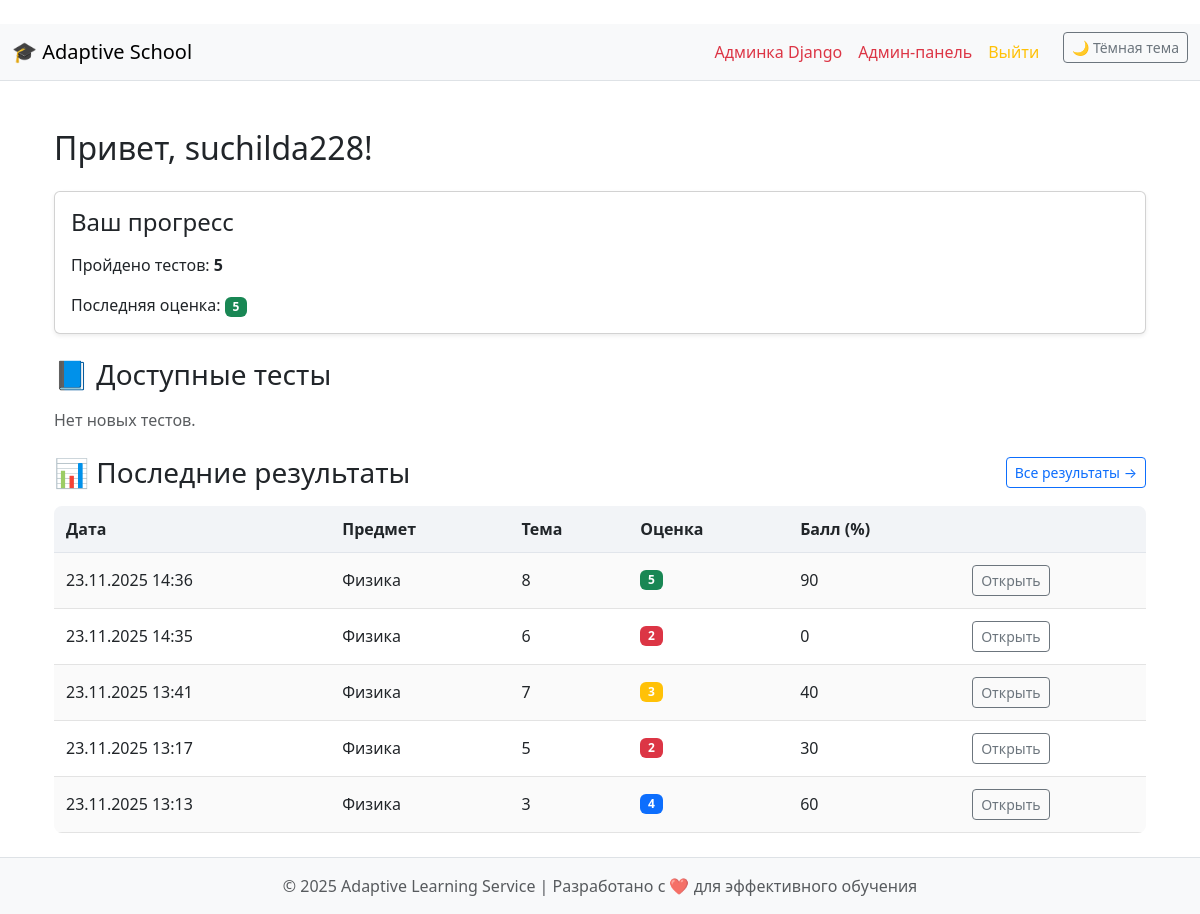
Screenshot of / (signed in) with the database file from the repository.
### school/models.py (models this page shows, shortened)
class Student(models.Model):
    user = models.OneToOneField(User, on_delete=models.CASCADE)
    name = models.CharField(max_length=100)
    surname = models.CharField(max_length=100)
    patronymic = models.CharField(max_length=100, blank=True)
    class Meta:
        verbose_name = "Ученик"
        verbose_name_plural = "Ученики"

class TestResult(models.Model):
    student = models.ForeignKey(Student, on_delete=models.CASCADE)
    test = models.ForeignKey(Test, on_delete=models.CASCADE)
    assigned_topic = models.ForeignKey('AssignedTopic', on_delete=models.SET_NULL, null=True, blank=True)
    score = models.IntegerField()
    grade = models.IntegerField()
    completed_at = models.DateTimeField(auto_now_add=True)
    class Meta:
        verbose_name = "Результат теста"
        verbose_name_plural = "Результаты тестов"

class Test(models.Model):
    lesson = models.ForeignKey(Lesson, on_delete=models.CASCADE, related_name="tests")
    assigned_topic = models.ForeignKey('AssignedTopic', on_delete=models.SET_NULL, null=True, blank=True)
    topic = models.ForeignKey(Topic, on_delete=models.CASCADE, null=True, blank=True)
    title = models.CharField(max_length=150)
    date_available = models.DateField()
    questions = models.ManyToManyField(Question, blank=True)
    maximin_questions = models.IntegerField(default=0)
    class Meta:
        verbose_name = "Тест"
        verbose_name_plural = "Тесты"

class Lesson(models.Model):
    subject = models.ForeignKey(Subject, on_delete=models.CASCADE, related_name="lessons")
    topics = models.ManyToManyField('Topic', blank=True, related_name="lessons")
    title = models.CharField(max_length=100)
    date = models.DateField()
    class Meta:
        verbose_name = "Урок"
        verbose_name_plural = "Уроки"

class Subject(models.Model):
    name = models.CharField(max_length=100)
    topics = models.ManyToManyField('Topic', blank=True, related_name="subjects")
    class Meta:
        verbose_name = "Предмет"
        verbose_name_plural = "Предметы"

class AssignedTopic(models.Model):
    title = models.CharField(max_length=150, blank=True)
    school_class = models.ForeignKey(SchoolClass, on_delete=models.CASCADE, related_name="assigned_topics")
    topic = models.ForeignKey(Topic, on_delete=models.CASCADE, related_name="assigned_to_classes")
    assigned_by = models.ForeignKey(Teacher, on_delete=models.CASCADE, related_name="given_topics")
    date_assigned = models.DateTimeField(auto_now_add=True)
    is_active = models.BooleanField(default=True)
    question_count = models.IntegerField(default=0)
    class Meta:
        verbose_name = "Назначенная тема"
        verbose_name_plural = "Назначенные темы"

### school/views.py (the view, shortened to what this page needs)
# urls.py: path("", views.index, name="index"),
@login_required
def index(request):
    user = request.user
    if hasattr(user, 'teacher'):
        teacher = user.teacher
        classes = teacher.classes.all()
        subjects = teacher.subjects.all()
        students = Student.objects.filter(classes__in=classes).distinct()
        stats = []
        for s in students:
            results = TestResult.objects.filter(student=s)
            avg_grade = round(sum(r.grade for r in results) / len(results), 2) if results else None
            stats.append({
                "student": s,
                "results": results,
                "avg_grade": avg_grade,
            })
        return render(request, "teacher_dashboard.html", {
            "teacher": teacher,
            "classes": classes,
            "subjects": subjects,
            "stats": stats,
        })
    elif hasattr(user, 'student'):
        student = user.student
        classes = student.classes.all()
        assigned_topics = AssignedTopic.objects.filter(
            school_class__in=classes,
            is_active=True
        ).distinct()
        results = TestResult.objects.filter(
            student=student
        ).select_related("assigned_topic").order_by("-completed_at")
        finished_ids = set(results.values_list("assigned_topic_id", flat=True))
        adaptive_tests = request.session.get("adaptive_tests", {})
        unfinished_tests = []
        unfinished_ids = {u.id for u in unfinished_tests}
        available_tests = assigned_topics.exclude(id__in=finished_ids | unfinished_ids)
        last_result = results.first() if results else None
        results = results.order_by("-completed_at")[:5]
        return render(request, "index.html", {
            "results": results,
            "unfinished_tests": unfinished_tests,
            "available_tests": available_tests,
            "last_result": last_result,
        })
    else:
        return render(request, "index.html", {
            "available_tests": [],
            "results": []
        })

### templates/index.html (shortened to what this page needs)
﻿{% extends "base.html" %}
{% block content %}
  <div class="container mt-4">
    <h2 class="mb-4">Привет, {{ request.user.student.name }}!</h2>
    <div class="card mb-4 shadow-sm">
      <div class="card-body">
        <h4 class="card-title mb-3">Ваш прогресс</h4>
        <p>Пройдено тестов: <b>{{ results|length }}</b></p>
        {% if results %}
          {% if last_result %}
            <p class="mb-0">Последняя оценка:
              <span class="badge
                          {% if last_result.grade == 5 %}bg-success
                          {% elif last_result.grade == 4 %}bg-primary
                          {% elif last_result.grade == 3 %}bg-warning
                          {% else %}bg-danger{% endif %}
                      ">{{ last_result.grade }}</span>
            </p>
          {% endif %}
        {% endif %}
      </div>
    </div>
    <h3 class="mt-4 mb-3">📘 Доступные тесты</h3>
    {% if available_tests %}
      <div class="list-group mb-4">
        {% for at in available_tests %}
          <div class="list-group-item d-flex justify-content-between align-items-center">
            <div>
              <b>{{ at.title }}</b><br>
              <small>{{ at.topic.name }} — {{ at.school_class.name }}</small>
            </div>
            <a href="{% url 'adaptive_test' at.id %}" class="btn btn-success btn-sm">Пройти тест</a>
          </div>
        {% endfor %}
      </div>
    {% else %}
      <p class="text-muted">Нет новых тестов.</p>
    {% endif %}
    <div class="d-flex justify-content-between align-items-center mt-4 mb-3">
      <h3 class="m-0">📊 Последние результаты</h3>
      <a href="{% url 'student_results' %}" class="btn btn-sm btn-outline-primary">
        Все результаты →
      </a>
    </div>
    {% if results %}
      <table class="custom-table">
        <thead>
        <tr>
          <th>Дата</th>
          <th>Предмет</th>
          <th>Тема</th>
          <th>Оценка</th>
          <th>Балл (%)</th>
          <th></th>
        </tr>
        </thead>
        <tbody>
        {% for r in results %}
          <tr>
            <td>{{ r.completed_at|date:"d.m.Y H:i" }}</td>
            <td>{{ r.test.lesson.subject.name }}</td>
            <td>{{ r.assigned_topic.title }}</td>
            <td>
              <span class="badge
                  {% if r.grade == 5 %}bg-success
                  {% elif r.grade == 4 %}bg-primary
                  {% elif r.grade == 3 %}bg-warning
                  {% else %}bg-danger{% endif %}
              ">{{ r.grade }}</span>
            </td>
            <td>{{ r.score }}</td>
            <td><a href="{% url 'test_result_detail' r.id %}" class="btn btn-outline-secondary btn-sm">Открыть</a></td>
          </tr>
        {% endfor %}
        </tbody>
      </table>
    {% else %}
      <p class="text-muted">Ещё нет результатов.</p>
    {% endif %}
  </div>
{% endblock %}

### templates/base.html (style rules this page uses)
body { min-height: 100vh; display: flex; flex-direction: column; }
.custom-table { width: 100%; border-collapse: collapse; border-radius: 8px; overflow: hidden; font-size: 16px; }
.custom-table thead tr { background: #f2f4f7; }
.custom-table thead th { padding: 12px; font-weight: 600; border-bottom: 1px solid #e1e5eb; }
.custom-table tbody tr:nth-child(odd) { background: #fafafa; }
.custom-table td { padding: 12px; border-bottom: 1px solid #e3e3e3; }

### rows the page displays
TestResult: grade "5", completed_at "23.11.2025 14:36", test.lesson.subject.name "Физика", assigned_topic "8", score "90"
TestResult: completed_at "23.11.2025 14:35", test.lesson.subject.name "Физика", assigned_topic "6", grade "2", score "0"
TestResult: completed_at "23.11.2025 13:41", test.lesson.subject.name "Физика", assigned_topic "7", grade "3", score "40"
TestResult: completed_at "23.11.2025 13:17", test.lesson.subject.name "Физика", assigned_topic "5", grade "2", score "30"
TestResult: completed_at "23.11.2025 13:13", test.lesson.subject.name "Физика", assigned_topic "3", grade "4", score "60"

### other values shown
{{ request.user.student.name }} "suchilda228"
{{ results|length }} "5"
